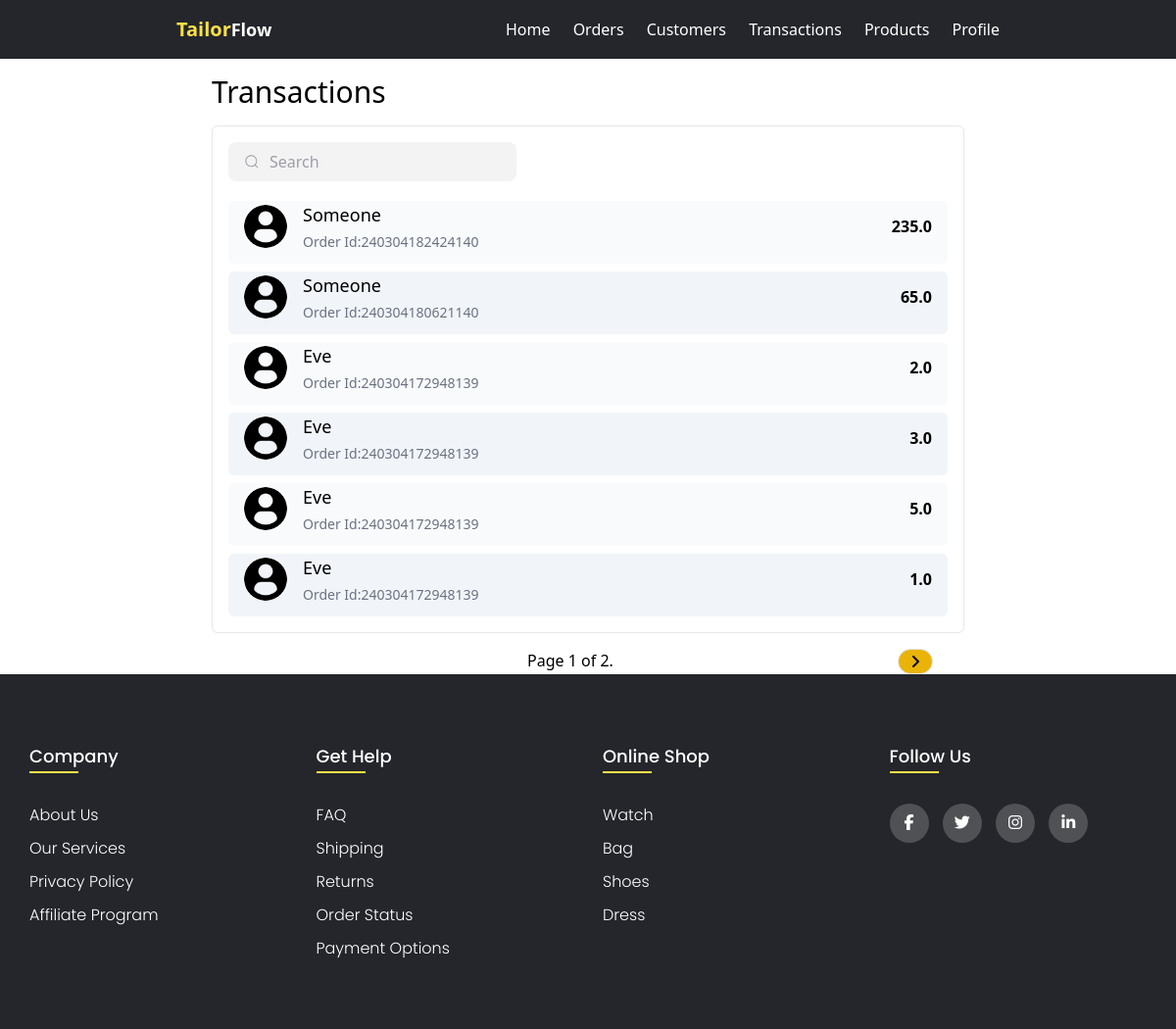
Before: /transactions/ (signed in) with the older database file.
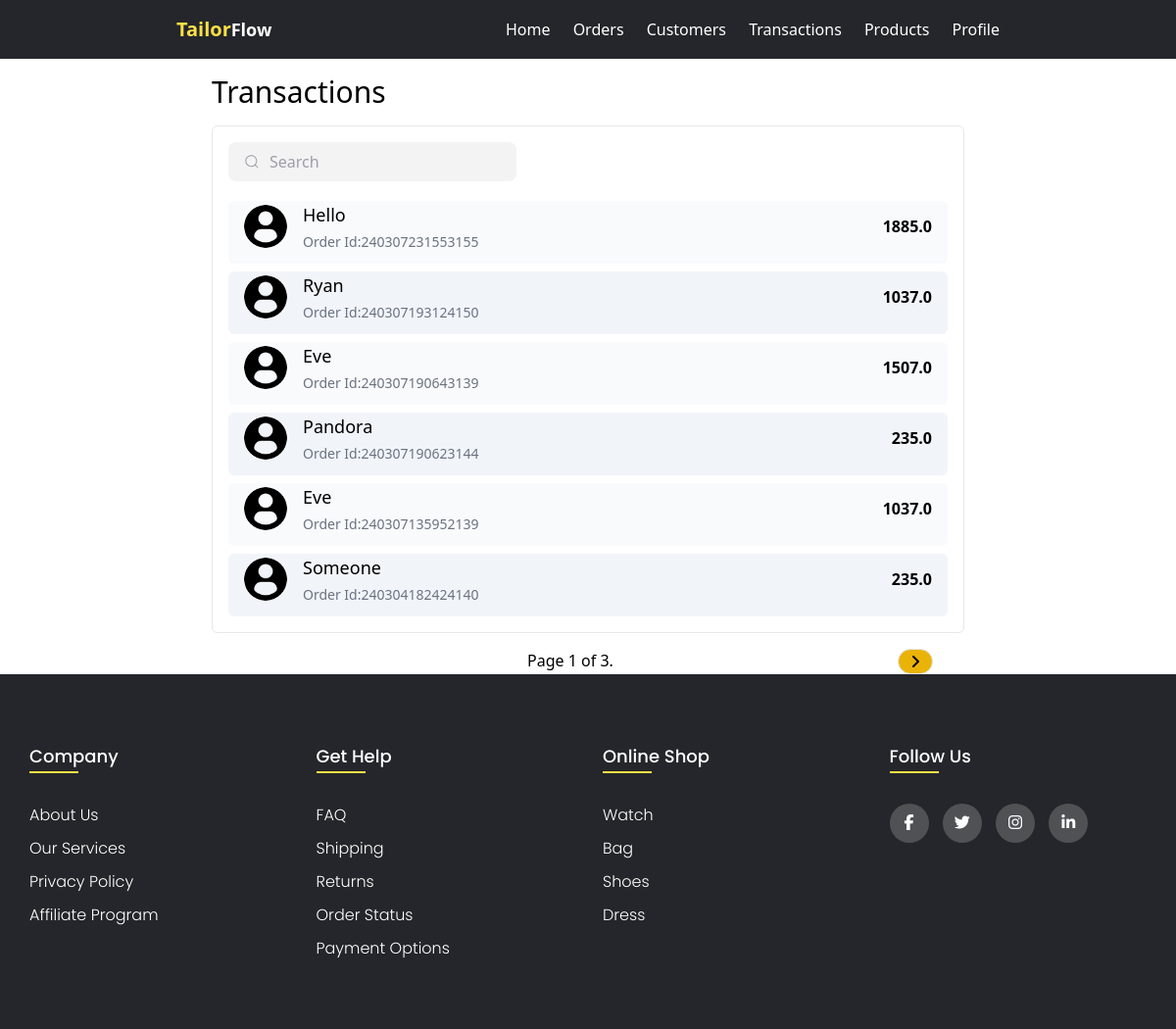
After: the same page with the newer database file.
### apps/transactions/models.py (models this page shows)
class Transaction(models.Model):
    tailor = models.ForeignKey(TailorUser,on_delete = models.CASCADE,blank=True,null=True)
    amount = models.FloatField(blank=True,null=True,default=0)
    date_time = models.DateTimeField(blank=True,null=True,auto_now_add=True)
    order = models.ForeignKey(Order,on_delete=models.CASCADE,blank=True,null=True)
    class Meta:
        ordering = ['-id']

### apps/orders/models.py (models this page shows)
class Order(models.Model):
    payment_choices = [
        ('PRE','PREPAID'),
        ('POST','POSTPAID')
    ]
    id = models.CharField(max_length=100,primary_key=True,unique=True,blank=True)
    tailor = models.ForeignKey(TailorUser,on_delete=models.CASCADE,null=True,blank=True)
    customer = models.ForeignKey(Customer,on_delete=models.CASCADE,null=True,blank=True)
    order_date_time = models.DateTimeField(auto_now_add=True,blank=True,null=True)
    total_price = models.FloatField(blank=True,null=True)
    payment_type = models.CharField(max_length=50,choices=payment_choices,null=True)
    items_count = models.IntegerField(blank=True,null=True)
    class Meta:
        ordering = ['-order_date_time']

### apps/customers/models.py (models this page shows, shortened)
class Customer(models.Model):
    gender_choices = [
        ('M',"Male"),
        ('F',"Female"),
    ]
    tailor = models.ForeignKey(TailorUser,on_delete=models.CASCADE,blank=True)
    first_name = models.CharField(max_length=100,blank=False)
    last_name = models.CharField(max_length = 100)
    email = models.EmailField(blank=False)
    gender = models.CharField(max_length=1,choices=gender_choices)
    city = models.CharField(max_length=50,blank=False)
    phone = models.CharField(max_length=20,blank=False)
    profile = models.ImageField(blank=True,null=True,upload_to='profile/',default='default/profile-user.png')
    created_at = models.DateTimeField(auto_now_add=True)
    class Meta:
        ordering = ['-id']

### apps/transactions/views.py (the view)
# urls.py: path('',include('apps.transactions.urls')),
@login_required
def transactions(request):
    transactions = Transaction.objects.filter(tailor=request.user)
    paginator = Paginator(transactions,6)
    page_obj = paginator.get_page(1)
    return render(request,'transactions/transactions.html',{'page_obj':page_obj})

### apps/transactions/templates/transactions/transactions.html (shortened to what this page needs)
{%extends 'base.html'%}
{%load static%}
{% block stylesheet %}
    <link rel="stylesheet" href="{% static 'css/transactions.css' %}">
{% endblock stylesheet %}
{%block content%}
        <section class=" flex flex-col  items-center mx-5 min-h-[90vh]">
            <div class="max-w-3xl w-full py-4">
                <h1 class=" text-xl sm:text-3xl font-medium text-left">Transactions</h1>
            </div>
            <div class="transactions-container flex flex-col max-w-3xl  w-full border p-4 rounded-md min-h-[70vh]">
                <div class="searchbar-filters flex gap-3 flex-wrap w-full justify-between items-center pb-5">
                    <div class="group">
                      <input oninput="filterTransactions()" placeholder="Search" type="search" class="input search-input">
                    </div>
                </div>
                {%if page_obj%}
                <div class="transactions-list flex flex-col justify-center items-center gap-1 sm:gap-2">
                    {%for transaction in page_obj%}
                        <div class="transaction-card flex justify-between w-full even:bg-slate-100 odd:bg-slate-50 rounded-md px-4 pb-3">
                            <div class="flex gap-2 sm:gap-4">
                                <div class="flex justify-center items-center"><img class=" h-11 w-11 rounded-full" src="{{transaction.order.customer.profile.url}}" alt=""></div>
                                <div class="flex gap-1 flex-col">
                                    <p class="text-lg font-medium">{{transaction.order.customer.first_name}}</p>
                                    <p class=" text-sm  text-gray-500">Order Id:{{transaction.order.id}}</p>
                                </div>
                            </div>
                            <div class=" flex justify-center items-center font-bold"><p>{{transaction.amount}}</p></div>
                        </div>
                    {%endfor%}
                </div>
                {%endif%}
            </div>
            <div class="pagination flex items-center justify-center mx-auto max-w-3xl w-full pt-4 sm:px-8 px-4 ">
                    {%if page_obj%}
                    <span class="step-links flex  w-full justify-between">
                        <span class="current">
                            Page {{ page_obj.number }} of {{ page_obj.paginator.num_pages }}.
                        </span>
                        {% if page_obj.has_next %}
                        <span>
                            <button type="button" onclick="filterTransactions('{{page_obj.next_page_number}}')" class=" border px-3 bg-yellow-500 rounded-full"><i class="fa-solid fa-angle-right"></i></button>
                        </span>
                        {%else%}
                        <div class="hidden-obj">
                        </div>
                        {% endif %}
                    </span>
                    {%endif%}
                </div>
        </section>
{%endblock content%}

Changed rows visible on the page:
no longer on this page (row unchanged): Transaction: order.customer.profile (picture)
no longer on this page (row unchanged): Transaction: order.customer.profile (picture)
no longer on this page (row unchanged): Transaction: order.customer.profile (picture)
no longer on this page (row unchanged): Transaction: order.customer.profile (picture)
no longer on this page (row unchanged): Transaction: order.customer.profile (picture)
added Transaction: order.customer.profile (picture)
added Transaction: order.customer.profile (picture)
added Transaction: order.customer.profile (picture)
added Transaction: order.customer.profile (picture)
added Transaction: order.customer.profile (picture)
Other visible differences:
{{ page_obj.paginator.num_pages }}: "2" → "3"
